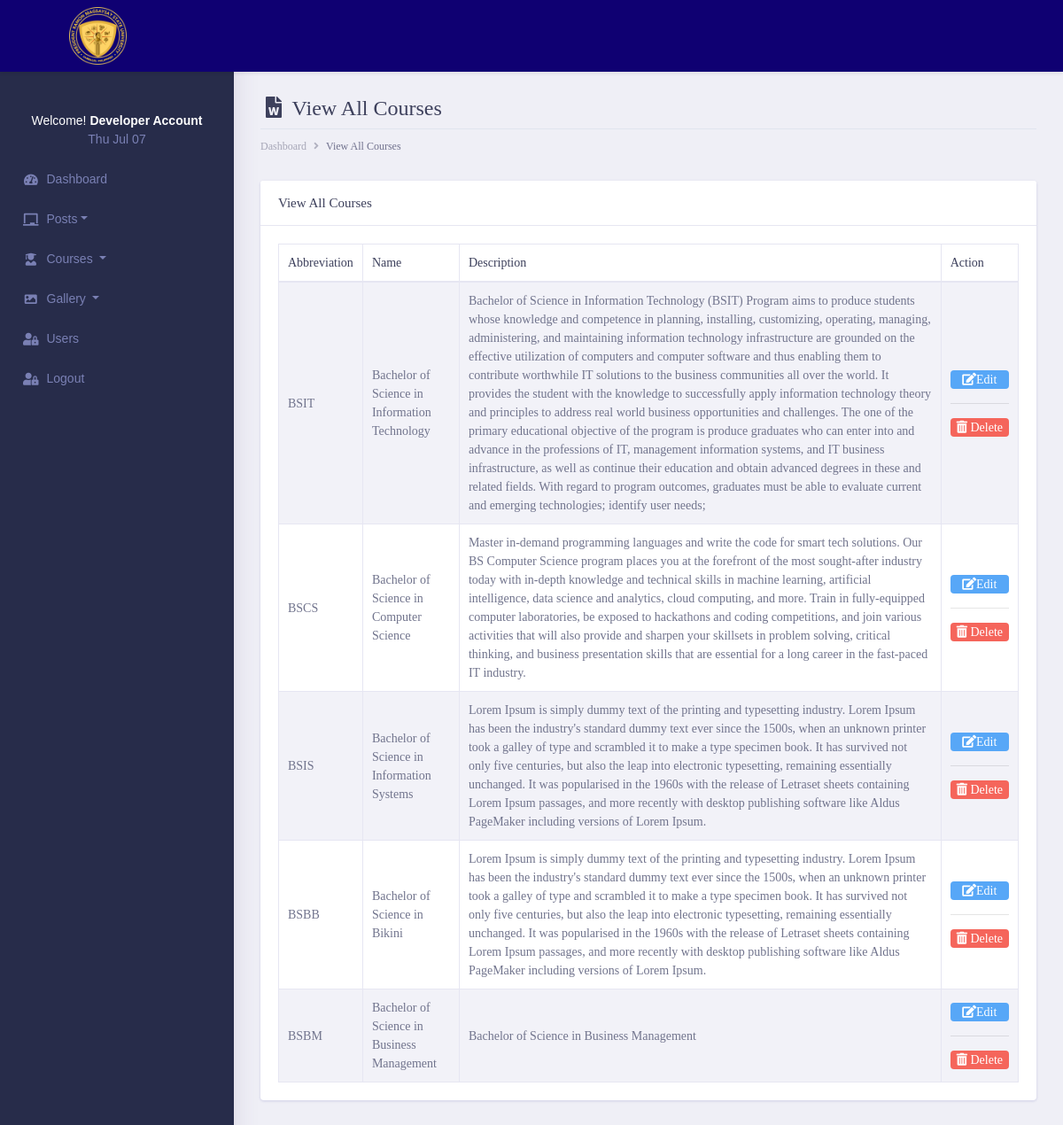
The app's page /admin/routes/course.view.php (signed in) with its own data.
### tables this page shows
CREATE TABLE `tb_course` (
  `course_id` int(11) NOT NULL,
  `course_name` varchar(255) NOT NULL,
  `course_description` text NOT NULL,
  `course_abbreviation` varchar(255) NOT NULL
);

### admin/init/model/engine.model.php (called while the page is built, shortened)
<?php
    class engine_model{
		public $host = db_host;
		public $user = db_user;
		public $pass = db_pass;
		public $dbname = db_name;
		public $conn;
        private function connect(){
			$this->conn = new mysqli($this->host, $this->user, $this->pass, $this->dbname);
		}
		public function user_account($user_id){
			$stmt = $this->conn->prepare("SELECT * FROM `tb_admin` WHERE `user_id` = ?") or die($this->conn->error);
		    $stmt->bind_param("i", $user_id);
			if($stmt->execute()){
				$result = $stmt->get_result();
				$fetch = $result->fetch_array();
				return array(
					'complete_name'=> $fetch['complete_name']
				);
			}
		}
		  public function fetchAll_courses(){
            $sql = "SELECT * FROM  tb_course";
				$stmt = $this->conn->prepare($sql);
				$stmt->execute();
				$result = $stmt->get_result();
		        $data = array();
		         while ($row = $result->fetch_assoc()) {
		                   $data[] = $row;
		            }
		         return $data;
		  }
    }
?>

### admin/routes/course.view.php (the view, shortened to what this page needs)
<?php include('_header/header.php');?>
        <?php include('_sidebar/sidebar.php');?>
<div class="dashboard-wrapper" >
            <div class="container-fluid  dashboard-content">
                <div class="row">
                    <div class="col-xl-12 col-lg-12 col-md-12 col-sm-12 col-12" style="margin-top:77px;">
                        <div class="page-header">
                             <h2 class="pageheader-title"><i class="fa fa-fw fa-file-word"></i> View All Courses </h2>
                            <div class="page-breadcrumb">
                                <nav aria-label="breadcrumb">
                                    <ol class="breadcrumb">
                                        <li class="breadcrumb-item"><a href="#" class="breadcrumb-link">Dashboard</a></li>
                                        <li class="breadcrumb-item active" aria-current="page">View All Courses</li>
                                    </ol>
                                </nav>
                            </div>
                        </div>
                    </div>
                </div>
                <div class="row">
                        <div class="col-xl-12 col-lg-12 col-md-12 col-sm-12 col-12">
                            <div class="card">
                                <h5 class="card-header">View All Courses</h5>
                                <div class="card-body">
                                    <div class="table-responsive">
                                        <table class="table table-striped table-bordered first">
                                            <thead>
                                                <tr>
                                                    <th scope="col">Abbreviation</th>
                                                    <th scope="col">Name</th>
                                                    <th scope="col">Description</th>
                                                    <th scope="col">Action</th>
                                                </tr>
                                            </thead>
                                            <tbody>
                                             <?php
                                                $conn = new engine_model();
                                                $docrequest = $conn->fetchAll_courses();
                                               ?>
                                               <?php foreach ($docrequest as $row) {
                                                ?>
                                                <tr>
                                                    <td><?= $row['course_abbreviation']; ?></td>
                                                    <td><?= $row['course_name']; ?></td>
                                                    <td><?= $row['course_description']; ?></td>
                                                    <td class="align-right">
                                                        <a href="edit.course.php?course=<?= $row['course_id']; ?>&course-name=<?php echo $row['course_name']; ?>" class="text-secondary font-weight-bold text-xs" data-toggle="tooltip" data-original-title="Edit post">
                                                        <span class="badge badge-secondary" style="background-color:#57a7f7;width:100%" ><i class="fa fa-edit"></i>Edit</span>
                                                        </a> <hr>
                                                        <a href="javascript:;" data-id="<?= $row['course_id']; ?>" class="text-secondary font-weight-bold text-xs delete" data-toggle="tooltip" data-original-title="Delete post">
                                                        <span class="badge badge-secondary" style="background-color:#f5655b;width:100%"><i class="fa fa-trash-alt"></i> Delete </span>
                                                        </a>
                                                      </td>
                                                </tr>
                                             <?php } ?>
                                            </tbody>
                                        </table>
                                    </div>
                                </div>
                            </div>
                        </div>
                    </div>
                        </div>
                    </div>
</body>
</html>

### admin/routes/_sidebar/sidebar.php (shortened to what this page needs)
<div class="nav-left-sidebar sidebar-dark" style="background-color: rgb(39, 44, 74); padding-top: 40px; font-family:'Lucida Sans', 'Lucida Sans Regular', 'Lucida Grande', 'Lucida Sans Unicode', Geneva, Verdana, sans-serif">
    <div class="menu-list">
        <nav class="navbar navbar-expand-lg navbar-light">
            <div class="collapse navbar-collapse" id="navbarNav">
                <ul class="navbar-nav flex-column">
                    <li class="nav-item ">
                    <a class="nav-link" href="#" >
                    <?php
                    $user_id = $_SESSION['user_id'];
                    $conn = new engine_model();
                    $user = $conn->user_account($user_id);
                    echo '<center><p class = "text-warning" style="color:white !important">Welcome!&nbsp;<b><span id="lastName">'.ucfirst($user['complete_name']).'</span></b><br></p>';
                    echo date("D M d");
                    echo '</center>';
                    ?>
                    </a>
                    </li>
                    <li class="nav-item ">
                        <a class="nav-link" href="index.php" ><i class="fa fa-fw fa-tachometer-alt"></i>Dashboard <span class="badge badge-success">6</span></a>
                    </li>
                    <li class="nav-item has-submenu">
                        <a class="nav-link dropdown-toggle" href="#"><i class="fa fa-fw fa-chalkboard">
                        </i>Posts</a>
                    </li>
                    <li class="nav-item ">
                        <a class="nav-link dropdown-toggle" href="#"><i class="fa fa-fw fa-user-graduate"></i>Courses  </a>
                    </li>
                    <li class="nav-item ">
                        <a class="nav-link dropdown-toggle" href="#"><i class="fa fa-fw fa-image"></i>Gallery  </a>
                    </li>
                    <li class="nav-item ">
                        <a class="nav-link" href="users.view.php"><i class="fa fa-fw fa-user-lock"></i>Users <span class="badge badge-success">6</span></a>
                    </li>
                    <li class="nav-item ">
                        <a class="nav-link" href="logout.php"><i class="fa fa-fw fa-user-lock"></i>Logout <span class="badge badge-success">6</span></a>
                    </li>
                </ul>
            </div>
        </nav>
    </div>
</div>

### records on screen
tb_course: course_abbreviation "BSIT", course_name "Bachelor of Science in Information Technology", course_description "Bachelor of Science in Information Technology (BSIT) Program aims to produce students whose knowledge and competence in planning, installing, customizing, operating, managing, administering, and maintaining information technology infrastructure are grounded on the effective utilization of computers and computer software and thus enabling them to contribute worthwhile IT solutions to the business communities all over the world. It provides the student with the knowledge to successfully apply information technology theory and principles to address real world business opportunities and challenges. The one of the primary educational objective of the program is produce graduates who can enter…"
tb_course: course_abbreviation "BSCS", course_name "Bachelor of Science in Computer Science", course_description "Master in-demand programming languages and write the code for smart tech solutions. Our BS Computer Science program places you at the forefront of the most sought-after industry today with in-depth knowledge and technical skills in machine learning, artificial intelligence, data science and analytics, cloud computing, and more. Train in fully-equipped computer laboratories, be exposed to hackathons and coding competitions, and join various activities that will also provide and sharpen your skillsets in problem solving, critical thinking, and business presentation skills that are essential for a long career in the fast-paced IT industry."
tb_course: course_abbreviation "BSIS", course_name "Bachelor of Science in Information Systems", course_description "Lorem Ipsum is simply dummy text of the printing and typesetting industry. Lorem Ipsum has been the industry's standard dummy text ever since the 1500s, when an unknown printer took a galley of type and scrambled it to make a type specimen book. It has survived not only five centuries, but also the leap into electronic typesetting, remaining essentially unchanged. It was popularised in the 1960s with the release of Letraset sheets containing Lorem Ipsum passages, and more recently with desktop publishing software like Aldus PageMaker including versions of Lorem Ipsum."
tb_course: course_abbreviation "BSBB", course_name "Bachelor of Science in Bikini", course_description "Lorem Ipsum is simply dummy text of the printing and typesetting industry. Lorem Ipsum has been the industry's standard dummy text ever since the 1500s, when an unknown printer took a galley of type and scrambled it to make a type specimen book. It has survived not only five centuries, but also the leap into electronic typesetting, remaining essentially unchanged. It was popularised in the 1960s with the release of Letraset sheets containing Lorem Ipsum passages, and more recently with desktop publishing software like Aldus PageMaker including versions of Lorem Ipsum."
tb_course: course_abbreviation "BSBM", course_name "Bachelor of Science in Business Management", course_description "Bachelor of Science in Business Management"

### other values on screen
$user['complete_name'] "Developer Account"
